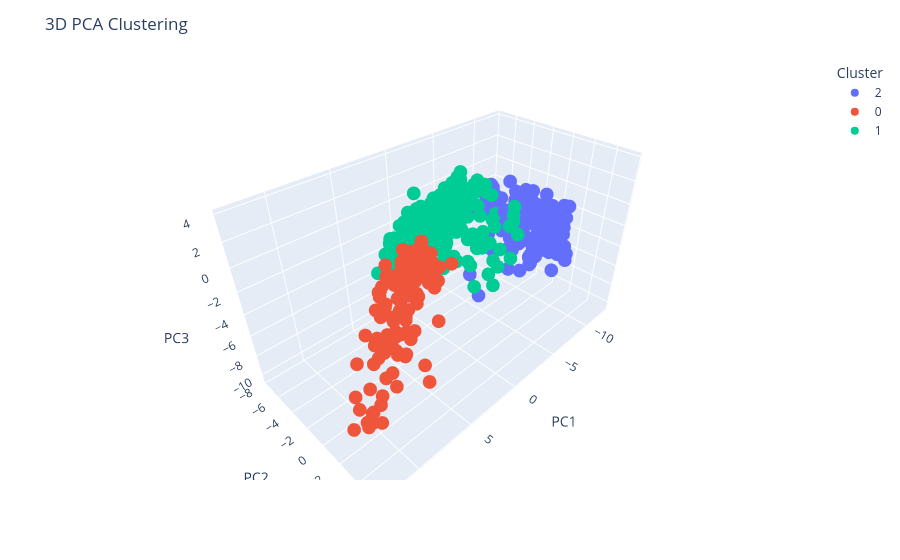

This figure's notebook cell:
### Code cell
df_plot = pd.DataFrame({
    "PC1": X_pca[:, 0],
    "PC2": X_pca[:, 1],
    "PC3": X_pca[:, 2],
    "Cluster": df_with_clusters["cluster_pca"].astype(str)
})

fig = px.scatter_3d(
    df_plot,
    x="PC1",
    y="PC2",
    z="PC3",
    color="Cluster",
)

fig.update_layout(title="3D PCA Clustering")
fig.show()

### Figure 1 — Plotly figure (JSON) as saved in the notebook; plotly's stock layout.template omitted (floating-point values rounded to 4 significant figures; data arrays with more than 128 entries replaced by an {"elided": "..."} marker saying what was removed)
{"data": [{"hovertemplate": "Cluster=2<br>PC1=%{x}<br>PC2=%{y}<br>PC3=%{z}<extra></extra>", "legendgroup": "2", "marker": {"color": "#636efa", "symbol": "circle"}, "mode": "markers", "name": "2", "scene": "scene", "showlegend": true, "x": {"elided": "190 float values"}, "y": {"elided": "190 float values"}, "z": {"elided": "190 float values"}, "type": "scatter3d"}, {"hovertemplate": "Cluster=0<br>PC1=%{x}<br>PC2=%{y}<br>PC3=%{z}<extra></extra>", "legendgroup": "0", "marker": {"color": "#EF553B", "symbol": "circle"}, "mode": "markers", "name": "0", "scene": "scene", "showlegend": true, "x": {"elided": "135 float values"}, "y": {"elided": "135 float values"}, "z": {"elided": "135 float values"}, "type": "scatter3d"}, {"hovertemplate": "Cluster=1<br>PC1=%{x}<br>PC2=%{y}<br>PC3=%{z}<extra></extra>", "legendgroup": "1", "marker": {"color": "#00cc96", "symbol": "circle"}, "mode": "markers", "name": "1", "scene": "scene", "showlegend": true, "x": {"elided": "356 float values"}, "y": {"elided": "356 float values"}, "z": {"elided": "356 float values"}, "type": "scatter3d"}], "layout": {"scene": {"domain": {"x": [0.0, 1.0], "y": [0.0, 1.0]}, "xaxis": {"title": {"text": "PC1"}}, "yaxis": {"title": {"text": "PC2"}}, "zaxis": {"title": {"text": "PC3"}}}, "legend": {"title": {"text": "Cluster"}, "tracegroupgap": 0}, "margin": {"t": 60}, "title": {"text": "3D PCA Clustering"}}}
